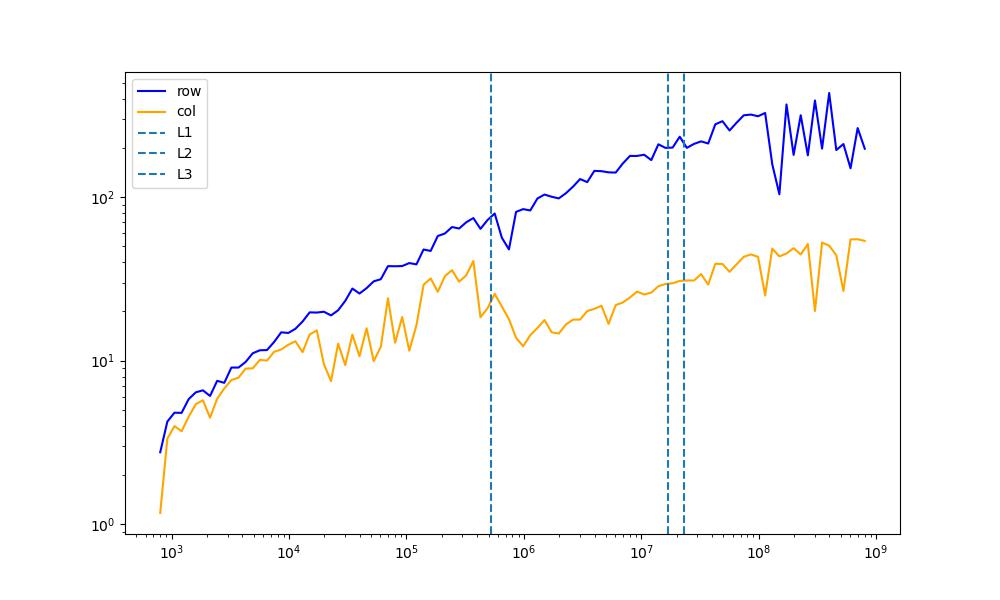

Here is the Python script that generated this plot:
import numpy as np
import matplotlib.pyplot as plt
from time import perf_counter

n = 100
SIZE_LIST = np.logspace(1, 4, n)
matrix_size = SIZE_LIST**2 * 8
MLOP_S_row = np.zeros(n)
MLOP_S_col = np.zeros(n)

for i, SIZE in enumerate(SIZE_LIST):
    mat = np.random.rand(int(SIZE), int(SIZE))
    operations = SIZE

    start = perf_counter()
    double_column = 2 * mat[:, 0]
    end = perf_counter()
    MLOP_S_col[i] = operations / (end - start) / 1000000

    start = perf_counter()
    double_row = 2 * mat[0, :]
    end = perf_counter()
    MLOP_S_row[i] = operations / (end - start) / 1000000

plt.subplots(1, 1, figsize=(10, 6))
plt.plot(matrix_size, MLOP_S_row, color='blue', label='row')
plt.plot(matrix_size, MLOP_S_col, color='orange', label='col')

L1 = 512 * 1024
L2 = 16 * 1024**2
L3 = 22 * 1024**2
plt.axvline(L1, linestyle='--', label='L1')
plt.axvline(L2, linestyle='--', label='L2')
plt.axvline(L3, linestyle='--', label='L3')

plt.xscale('log')
plt.yscale('log')
plt.legend()
plt.savefig("cache.jpg")